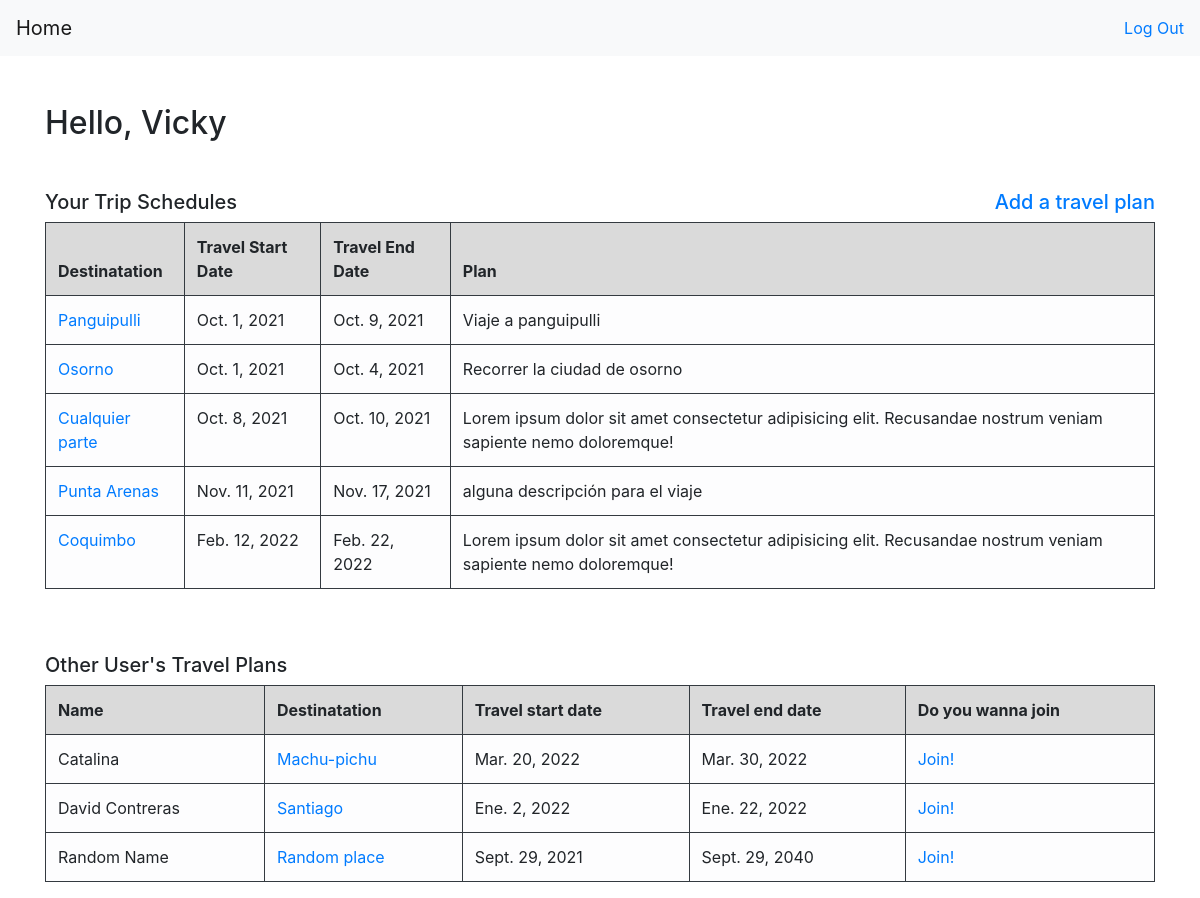
The page /travels/ (signed in) on the database its author committed.
### login/models.py (models this page shows)
class User(models.Model):
    name = models.CharField(max_length=100)
    user_name = models.CharField(max_length=100)
    password = models.CharField(max_length=100)
    created_at = models.DateTimeField(auto_now_add=True)
    updated_at = models.DateTimeField(auto_now=True)
    objects = UserManager()

### travel_buddy/models.py (models this page shows)
class Travel(models.Model):
    destination = models.CharField(max_length=100)
    plan = models.CharField(max_length=255)
    start_date = models.DateField()
    end_date = models.DateField()
    user = models.ForeignKey(User, on_delete=CASCADE, related_name="travels")
    joined = models.ManyToManyField(User, related_name="join")
    created_at = models.DateTimeField(auto_now_add=True)
    updated_at = models.DateTimeField(auto_now=True)

### travel_buddy/views.py (the view)
# urls.py: path('travels/', include('travel_buddy.urls')),
def travels(request):
    if 'user_id' not in request.session:
        return redirect('/')
    today = datetime.now()
    context = {
        'active_user': User.objects.get(id=request.session['user_id']),
        'travel_list': Travel.objects.filter(joined = request.session['user_id']).order_by('start_date'),
        'all_travels': Travel.objects.all().exclude(joined = request.session['user_id']),
    }
    return render(request, 'travels.html', context)

### login/templates/travels.html (shortened to what this page needs)
<!DOCTYPE html>
<html lang="en">
<head>
    <link rel="stylesheet" href="https://cdn.jsdelivr.net/npm/bootstrap@4.6.0/dist/css/bootstrap.min.css">
</head>
<body>
    {% include "navbar.html" %}
    <div class="container">
        <div class="my-5">
            <h2>Hello, {{active_user.user_name}}</h2>
        </div>
        <div class='row justify-content-between'>
            <div class="col-md-7">
                <h5>Your Trip Schedules</h5>
            </div>
            <div class="col-md-3 text-right">
                <a href="{% url 'add_travel' %}">
                    <h5>Add a travel plan</h5>
                </a>
            </div>
        </div>
        <div class="row">
            <div class="col table-responsive">
                <table class="table table-hover table-bordered border-dark">
                    <thead>
                        <tr class="table-active">
                            <th class="border-dark border" scope="col">Destinatation</th>
                            <th class="border-dark border" scope="col">Travel Start Date</th>
                            <th class="border-dark border" scope="col">Travel End Date</th>
                            <th class="border-dark border" scope="col">Plan</th>
                        </tr>
                    </thead>
                    <tbody>
                        {% for travel in travel_list %}
                        <tr class="table-light">
                            <td class="border-dark border">
                                <a href="destination/{{travel.id}}">{{travel.destination}}</a>
                            </td>
                            <td class="border-dark border">{{travel.start_date}}</td>
                            <td class="border-dark border">{{travel.end_date}}</td>
                            <td class="border-dark border">{{travel.plan}}</td>
                        </tr>
                        {% endfor %}
                    </tbody>
                </table>
            </div>
        </div><br><br>
    </div>
    <div class="container">
        <div class='row justify-content-between'>
            <div class="col-md-7">
                <h5>Other User's Travel Plans</h5>
            </div>
        </div>
        <div class="row">
            <div class="col">
                <table class="table table-hover table-bordered border-dark ">
                    <thead>
                        <tr class="table-active">
                            <th class="border-dark border" scope="col">Name</th>
                            <th class="border-dark border" scope="col">Destinatation</th>
                            <th class="border-dark border" scope="col">Travel start date</th>
                            <th class="border-dark border" scope="col">Travel end date</th>
                            <th class="border-dark border" scope="col">Do you wanna join</th>
                        </tr>
                    </thead>
                    <tbody>
                        {% for trav in all_travels %}
                        <tr class="table-light">
                            <td class="border-dark border">{{trav.user.name}}</td>
                            <td class="border-dark border">
                                <a href="destination/{{trav.id}}">{{trav.destination}}</a>
                            </td>
                            <td class="border-dark border">{{trav.start_date}}</td>
                            <td class="border-dark border">{{trav.end_date}}</td>
                            <td class="border-dark border">
                                <a href="join/{{trav.id}}">Join!</a>
                            </td>
                        </tr>
                        {% endfor %}
                    </tbody>
                </table>
            </div>
        </div>
    </div>
</body>
</html>
</html>

### rows shown on the page
User: user_name "Vicky"
Travel: destination "Panguipulli", start_date "Oct. 1, 2021", end_date "Oct. 9, 2021", plan "Viaje a panguipulli"
Travel: destination "Osorno", start_date "Oct. 1, 2021", end_date "Oct. 4, 2021", plan "Recorrer la ciudad de osorno"
Travel: destination "Cualquier parte", start_date "Oct. 8, 2021", end_date "Oct. 10, 2021", plan "Lorem ipsum dolor sit amet consectetur adipisicing elit. Recusandae nostrum veniam sapiente nemo doloremque!"
Travel: destination "Punta Arenas", start_date "Nov. 11, 2021", end_date "Nov. 17, 2021", plan "alguna descripción para el viaje"
Travel: destination "Coquimbo", start_date "Feb. 12, 2022", end_date "Feb. 22, 2022", plan "Lorem ipsum dolor sit amet consectetur adipisicing elit. Recusandae nostrum veniam sapiente nemo doloremque!"
Travel: user.name "Catalina", destination "Machu-pichu", start_date "Mar. 20, 2022", end_date "Mar. 30, 2022"
Travel: user.name "David Contreras", destination "Santiago", start_date "Ene. 2, 2022", end_date "Ene. 22, 2022"
Travel: user.name "Random Name", destination "Random place", start_date "Sept. 29, 2021", end_date "Sept. 29, 2040"
